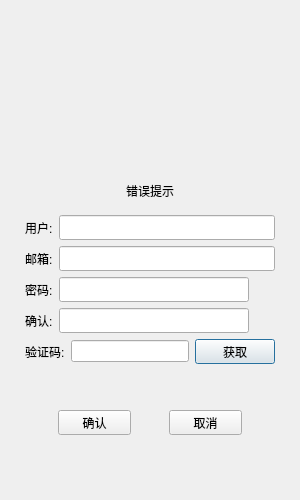
<?xml version="1.0" encoding="UTF-8"?>
<ui version="4.0">
 <class>RegisterDialog</class>
 <widget class="QDialog" name="RegisterDialog">
  <property name="geometry">
   <rect>
    <x>0</x>
    <y>0</y>
    <width>300</width>
    <height>500</height>
   </rect>
  </property>
  <property name="minimumSize">
   <size>
    <width>0</width>
    <height>0</height>
   </size>
  </property>
  <property name="windowTitle">
   <string>Dialog</string>
  </property>
  <layout class="QVBoxLayout" name="verticalLayout_2">
   <item>
    <layout class="QVBoxLayout" name="verticalLayout">
     <property name="leftMargin">
      <number>5</number>
     </property>
     <property name="topMargin">
      <number>5</number>
     </property>
     <property name="rightMargin">
      <number>5</number>
     </property>
     <property name="bottomMargin">
      <number>5</number>
     </property>
     <item>
      <spacer name="verticalSpacer_5">
       <property name="orientation">
        <enum>Qt::Vertical</enum>
       </property>
       <property name="sizeHint" stdset="0">
        <size>
         <width>20</width>
         <height>40</height>
        </size>
       </property>
      </spacer>
     </item>
     <item>
      <widget class="QStackedWidget" name="stackedWidget">
       <property name="currentIndex">
        <number>0</number>
       </property>
       <widget class="QWidget" name="page">
        <layout class="QVBoxLayout" name="verticalLayout_3">
         <item>
          <spacer name="verticalSpacer">
           <property name="orientation">
            <enum>Qt::Vertical</enum>
           </property>
           <property name="sizeHint" stdset="0">
            <size>
             <width>20</width>
             <height>40</height>
            </size>
           </property>
          </spacer>
         </item>
         <item>
          <widget class="QWidget" name="widget" native="true">
           <layout class="QVBoxLayout" name="verticalLayout_4">
            <item>
             <widget class="QLabel" name="err_tip">
              <property name="text">
               <string>错误提示</string>
              </property>
              <property name="alignment">
               <set>Qt::AlignCenter</set>
              </property>
             </widget>
            </item>
           </layout>
          </widget>
         </item>
         <item>
          <layout class="QHBoxLayout" name="horizontalLayout">
           <item>
            <widget class="QLabel" name="user_label">
             <property name="minimumSize">
              <size>
               <width>0</width>
               <height>25</height>
              </size>
             </property>
             <property name="maximumSize">
              <size>
               <width>16777215</width>
               <height>25</height>
              </size>
             </property>
             <property name="text">
              <string>用户:</string>
             </property>
            </widget>
           </item>
           <item>
            <widget class="QLineEdit" name="user_edit">
             <property name="minimumSize">
              <size>
               <width>0</width>
               <height>25</height>
              </size>
             </property>
             <property name="maximumSize">
              <size>
               <width>16777215</width>
               <height>25</height>
              </size>
             </property>
            </widget>
           </item>
          </layout>
         </item>
         <item>
          <layout class="QHBoxLayout" name="horizontalLayout_2">
           <item>
            <widget class="QLabel" name="email_label">
             <property name="minimumSize">
              <size>
               <width>0</width>
               <height>25</height>
              </size>
             </property>
             <property name="maximumSize">
              <size>
               <width>16777215</width>
               <height>25</height>
              </size>
             </property>
             <property name="text">
              <string>邮箱:</string>
             </property>
            </widget>
           </item>
           <item>
            <widget class="QLineEdit" name="email_edit">
             <property name="minimumSize">
              <size>
               <width>0</width>
               <height>25</height>
              </size>
             </property>
             <property name="maximumSize">
              <size>
               <width>16777215</width>
               <height>25</height>
              </size>
             </property>
            </widget>
           </item>
          </layout>
         </item>
         <item>
          <layout class="QHBoxLayout" name="horizontalLayout_3">
           <item>
            <widget class="QLabel" name="pass_label">
             <property name="minimumSize">
              <size>
               <width>0</width>
               <height>25</height>
              </size>
             </property>
             <property name="maximumSize">
              <size>
               <width>16777215</width>
               <height>25</height>
              </size>
             </property>
             <property name="text">
              <string>密码:</string>
             </property>
            </widget>
           </item>
           <item>
            <widget class="QLineEdit" name="pass_edit">
             <property name="minimumSize">
              <size>
               <width>0</width>
               <height>25</height>
              </size>
             </property>
             <property name="maximumSize">
              <size>
               <width>16777215</width>
               <height>25</height>
              </size>
             </property>
            </widget>
           </item>
           <item>
            <widget class="ClickedLabel" name="pass_visible">
             <property name="minimumSize">
              <size>
               <width>20</width>
               <height>20</height>
              </size>
             </property>
             <property name="maximumSize">
              <size>
               <width>20</width>
               <height>20</height>
              </size>
             </property>
             <property name="text">
              <string/>
             </property>
            </widget>
           </item>
          </layout>
         </item>
         <item>
          <layout class="QHBoxLayout" name="horizontalLayout_4">
           <item>
            <widget class="QLabel" name="confirm_label">
             <property name="minimumSize">
              <size>
               <width>0</width>
               <height>25</height>
              </size>
             </property>
             <property name="maximumSize">
              <size>
               <width>16777215</width>
               <height>25</height>
              </size>
             </property>
             <property name="text">
              <string>确认:</string>
             </property>
            </widget>
           </item>
           <item>
            <widget class="QLineEdit" name="confirm_edit">
             <property name="minimumSize">
              <size>
               <width>0</width>
               <height>25</height>
              </size>
             </property>
             <property name="maximumSize">
              <size>
               <width>16777215</width>
               <height>25</height>
              </size>
             </property>
            </widget>
           </item>
           <item>
            <widget class="ClickedLabel" name="confirm_visible">
             <property name="minimumSize">
              <size>
               <width>20</width>
               <height>20</height>
              </size>
             </property>
             <property name="maximumSize">
              <size>
               <width>20</width>
               <height>20</height>
              </size>
             </property>
             <property name="text">
              <string/>
             </property>
            </widget>
           </item>
          </layout>
         </item>
         <item>
          <layout class="QHBoxLayout" name="horizontalLayout_7">
           <item>
            <widget class="QLabel" name="varify_lable">
             <property name="minimumSize">
              <size>
               <width>0</width>
               <height>25</height>
              </size>
             </property>
             <property name="maximumSize">
              <size>
               <width>16777215</width>
               <height>25</height>
              </size>
             </property>
             <property name="text">
              <string>验证码:</string>
             </property>
            </widget>
           </item>
           <item>
            <widget class="QLineEdit" name="varify_edit"/>
           </item>
           <item>
            <widget class="TimerBtn" name="get_code">
             <property name="minimumSize">
              <size>
               <width>0</width>
               <height>25</height>
              </size>
             </property>
             <property name="maximumSize">
              <size>
               <width>16777215</width>
               <height>25</height>
              </size>
             </property>
             <property name="text">
              <string>获取</string>
             </property>
            </widget>
           </item>
          </layout>
         </item>
         <item>
          <spacer name="verticalSpacer_3">
           <property name="orientation">
            <enum>Qt::Vertical</enum>
           </property>
           <property name="sizeHint" stdset="0">
            <size>
             <width>20</width>
             <height>40</height>
            </size>
           </property>
          </spacer>
         </item>
         <item>
          <layout class="QHBoxLayout" name="horizontalLayout_9">
           <item>
            <spacer name="horizontalSpacer">
             <property name="orientation">
              <enum>Qt::Horizontal</enum>
             </property>
             <property name="sizeHint" stdset="0">
              <size>
               <width>40</width>
               <height>20</height>
              </size>
             </property>
            </spacer>
           </item>
           <item>
            <widget class="QPushButton" name="sure_btn">
             <property name="minimumSize">
              <size>
               <width>25</width>
               <height>25</height>
              </size>
             </property>
             <property name="maximumSize">
              <size>
               <width>16777215</width>
               <height>25</height>
              </size>
             </property>
             <property name="text">
              <string>确认</string>
             </property>
            </widget>
           </item>
           <item>
            <spacer name="horizontalSpacer_3">
             <property name="orientation">
              <enum>Qt::Horizontal</enum>
             </property>
             <property name="sizeHint" stdset="0">
              <size>
               <width>40</width>
               <height>20</height>
              </size>
             </property>
            </spacer>
           </item>
           <item>
            <widget class="QPushButton" name="cancel_btn">
             <property name="minimumSize">
              <size>
               <width>25</width>
               <height>25</height>
              </size>
             </property>
             <property name="maximumSize">
              <size>
               <width>16777215</width>
               <height>25</height>
              </size>
             </property>
             <property name="text">
              <string>取消</string>
             </property>
            </widget>
           </item>
           <item>
            <spacer name="horizontalSpacer_2">
             <property name="orientation">
              <enum>Qt::Horizontal</enum>
             </property>
             <property name="sizeHint" stdset="0">
              <size>
               <width>40</width>
               <height>20</height>
              </size>
             </property>
            </spacer>
           </item>
          </layout>
         </item>
         <item>
          <spacer name="verticalSpacer_2">
           <property name="orientation">
            <enum>Qt::Vertical</enum>
           </property>
           <property name="sizeHint" stdset="0">
            <size>
             <width>20</width>
             <height>40</height>
            </size>
           </property>
          </spacer>
         </item>
        </layout>
       </widget>
       <widget class="QWidget" name="page_2">
        <layout class="QVBoxLayout" name="verticalLayout_5">
         <item>
          <widget class="QLabel" name="tip_lb">
           <property name="text">
            <string>注册成功, 5s后返回登录</string>
           </property>
           <property name="alignment">
            <set>Qt::AlignCenter</set>
           </property>
          </widget>
         </item>
         <item>
          <widget class="QLabel" name="tip2_lb">
           <property name="text">
            <string>可点击返回按钮直接返回登陆界面</string>
           </property>
           <property name="alignment">
            <set>Qt::AlignCenter</set>
           </property>
          </widget>
         </item>
         <item>
          <spacer name="verticalSpacer_4">
           <property name="orientation">
            <enum>Qt::Vertical</enum>
           </property>
           <property name="sizeHint" stdset="0">
            <size>
             <width>20</width>
             <height>40</height>
            </size>
           </property>
          </spacer>
         </item>
         <item>
          <spacer name="verticalSpacer_7">
           <property name="orientation">
            <enum>Qt::Vertical</enum>
           </property>
           <property name="sizeHint" stdset="0">
            <size>
             <width>20</width>
             <height>40</height>
            </size>
           </property>
          </spacer>
         </item>
         <item>
          <widget class="QWidget" name="widget_2" native="true">
           <layout class="QHBoxLayout" name="horizontalLayout_5">
            <item>
             <spacer name="horizontalSpacer_4">
              <property name="orientation">
               <enum>Qt::Horizontal</enum>
              </property>
              <property name="sizeHint" stdset="0">
               <size>
                <width>69</width>
                <height>20</height>
               </size>
              </property>
             </spacer>
            </item>
            <item>
             <widget class="QPushButton" name="return_btn">
              <property name="minimumSize">
               <size>
                <width>25</width>
                <height>0</height>
               </size>
              </property>
              <property name="text">
               <string>返回</string>
              </property>
             </widget>
            </item>
            <item>
             <spacer name="horizontalSpacer_5">
              <property name="orientation">
               <enum>Qt::Horizontal</enum>
              </property>
              <property name="sizeHint" stdset="0">
               <size>
                <width>69</width>
                <height>20</height>
               </size>
              </property>
             </spacer>
            </item>
           </layout>
          </widget>
         </item>
         <item>
          <spacer name="verticalSpacer_6">
           <property name="orientation">
            <enum>Qt::Vertical</enum>
           </property>
           <property name="sizeHint" stdset="0">
            <size>
             <width>20</width>
             <height>40</height>
            </size>
           </property>
          </spacer>
         </item>
        </layout>
       </widget>
      </widget>
     </item>
    </layout>
   </item>
  </layout>
 </widget>
 <customwidgets>
  <customwidget>
   <class>TimerBtn</class>
   <extends>QPushButton</extends>
   <header>timerbtn.h</header>
  </customwidget>
  <customwidget>
   <class>ClickedLabel</class>
   <extends>QLabel</extends>
   <header>clickedlabel.h</header>
  </customwidget>
 </customwidgets>
 <resources/>
 <connections/>
</ui>
